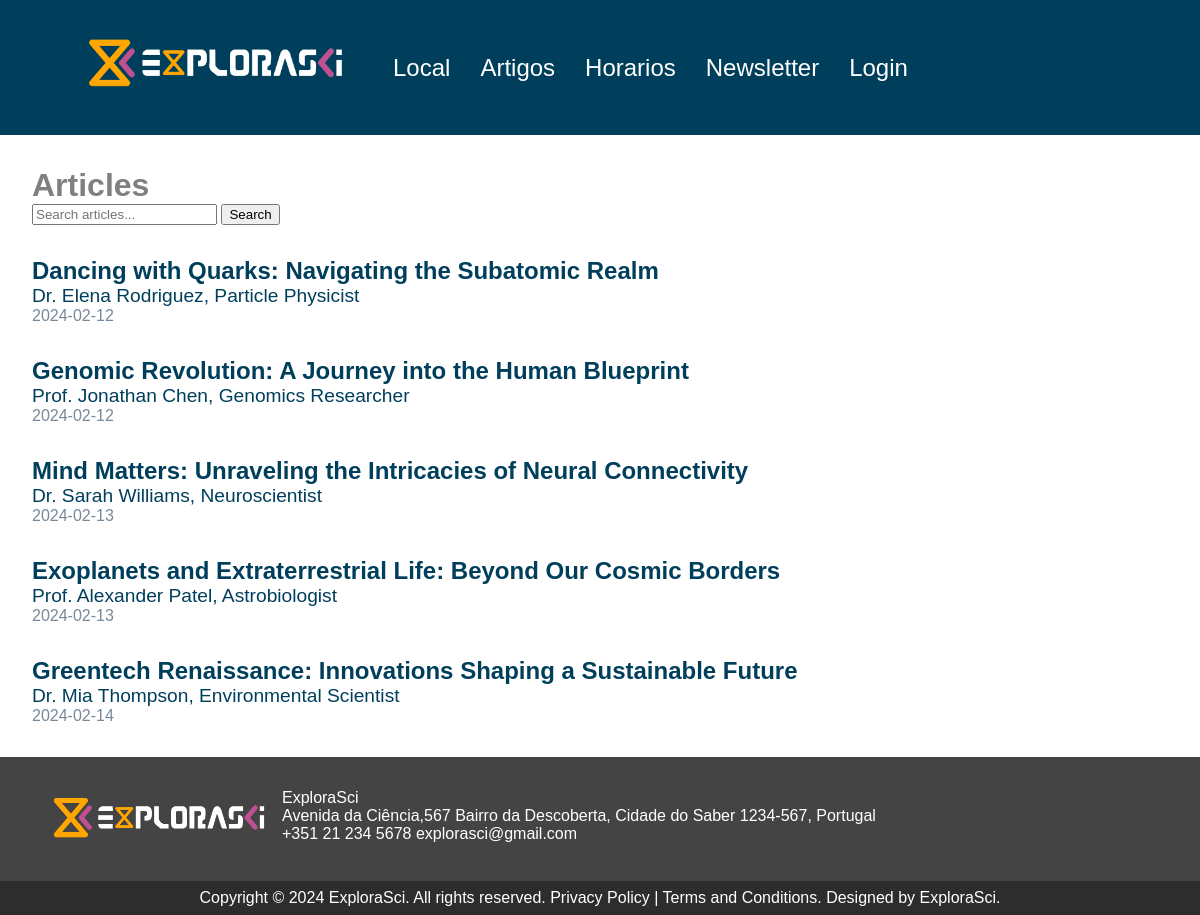
The app's page /articles.php with its own data.
### tables this page shows
CREATE TABLE `horario` (
  `id` int(11) NOT NULL,
  `idArtigo` int(11) NOT NULL,
  `idTrack` int(11) NOT NULL,
  `sala` varchar(1) NOT NULL,
  `data` date NOT NULL,
  `hora` time NOT NULL
);

CREATE TABLE `artigo` (
  `id` int(11) NOT NULL,
  `titulo` varchar(200) NOT NULL,
  `autores` varchar(200) NOT NULL,
  `descricao` varchar(2000) NOT NULL
);

CREATE TABLE `conteudo` (
  `id` int(11) NOT NULL,
  `titulo` varchar(100) NOT NULL,
  `texto` varchar(5000) NOT NULL
);

### content_fetch.php (called while the page is built)
<?php
function getContentById($id, $db) {
    $sql = "SELECT texto FROM conteudo WHERE id = $id";
    $result = $db->query($sql);
    if ($result) {
        $row = $result->fetch_assoc();
        return $row["texto"];
    } else {
        return 'Error fetching text from the database.';
    }
}
?>

### articles.php (the view, shortened to what this page needs)
<?php
include("content_fetch.php");
include "inc/top.inc.php";
?>
<main>
    <div class="articles-wrapper">
        <div class="articles">
            <div>
                <h1 class="articles-h1">Articles</h1>
                <form method="post">
                    <input id='searchInput' type="text" name="search" placeholder="Search articles...">
                    <button type="submit" name="submit">Search</button>
                </form>
            </div>
            <div id="searchResults">
                <?php
                include("inc/config.inc.php");
                $sql = "SELECT DISTINCT horario.id As horario_id, artigo.id, artigo.titulo AS artigo_name, artigo.autores AS artigo_autor, horario.sala, horario.`data`
                FROM horario
                INNER JOIN artigo ON horario.idArtigo = artigo.id
                INNER JOIN track ON horario.idTrack = track.id
                GROUP BY artigo.id";
                $result = $db->query($sql);
                if ($result->num_rows > 0) {
                    while ($row = $result->fetch_assoc()) {
                        echo "<a href='article_page.php' id='articleAnchor' onclick='setCookieAndRedirect(" . $row["horario_id"] . ")'>
                            <div class='article-container'>
                                <span class='article-title'>" . $row["artigo_name"] . "</span>
                                <span class='article-author'>" .  $row["artigo_autor"] . "</span>
                                <span class='article-time'>" . $row["data"] . "</span>
                            </div>
                          </a>";
                    }
                } else {
                    echo "<p>No articles found.</p>";
                }
                ?>
            </div>
        </div>
    </div>
</main>
<?php
include "inc/bot.inc.php";
?>

### inc/bot.inc.php (shortened to what this page needs)
<footer>
    <div class="footer-info">
        <img src="./images/ExploraSci.png" alt="logo" width="250px" height="60">
        <span>ExploraSci <br>
        <?php
                $contentId = 2;
                $contentText = getContentById($contentId, $db);
                echo $contentText ;
                ?><br>
        +351 21 234 5678 explorasci@gmail.com</span>
    </div>
    <div class="copyright">
        <span>Copyright &copy 2024 ExploraSci. All rights reserved. Privacy Policy | Terms and Conditions. Designed by ExploraSci. </span>
    </div>
</footer>
</body>
</html>

### css/novatasks.css (style rules this page uses)
body { height: 100vh; min-height: 100vh; margin: 0 auto; font-family: 'Helvetica', Verdana, Geneva, Tahoma, sans-serif; background: white; display: flex; flex-flow: column; }
main { height: 100%; }
footer { position: relative; bottom: 0; width: 100%; }
.footer-info { display: flex; flex-flow: row; background: #444; padding: 2em; color: white; }
.copyright { padding: .5em; color: white; background: #2d2d2d; margin: 0; text-align: center; }
a { text-decoration: none; color: inherit; }
h1 { font-size: 3.5rem; margin: 0; }
.articles-wrapper { display: flex; flex-flow: row; height: 100% }
.articles { display: flex; flex-flow: column; padding: 2em; gap: 2em; background: white; width: 100%; }
#searchResults { display: flex; flex-flow: column; justify-content: center; gap: 2em; width: 100%; }
.article-container { display: flex; flex-flow: column; }
.article-title { color: rgb(0, 63, 92); font-size: 1.5rem; font-weight: bold; }
.article-title::first-letter { text-transform: capitalize; }
.article-author { color: rgb(0, 63, 92); font-size: 1.2rem; }
.article-time { color: lightslategray; }
.articles-h1 { color: gray; font-size: 2rem; }

### records on screen
horario: idArtigo.titulo "Dancing with Quarks: Navigating the Subatomic Realm", idArtigo.autores "Dr. Elena Rodriguez, Particle Physicist", data "2024-02-12"
horario: idArtigo.titulo "Genomic Revolution: A Journey into the Human Blueprint", idArtigo.autores "Prof. Jonathan Chen, Genomics Researcher", data "2024-02-12"
horario: idArtigo.titulo "Mind Matters: Unraveling the Intricacies of Neural Connectivity", idArtigo.autores "Dr. Sarah Williams, Neuroscientist", data "2024-02-13"
horario: idArtigo.titulo "Exoplanets and Extraterrestrial Life: Beyond Our Cosmic Borders", idArtigo.autores "Prof. Alexander Patel, Astrobiologist", data "2024-02-13"
horario: idArtigo.titulo "Greentech Renaissance: Innovations Shaping a Sustainable Future", idArtigo.autores "Dr. Mia Thompson, Environmental Scientist", data "2024-02-14"
conteudo: texto "Avenida da Ciência,567 Bairro da Descoberta, Cidade do Saber 1234-567, Portugal"
